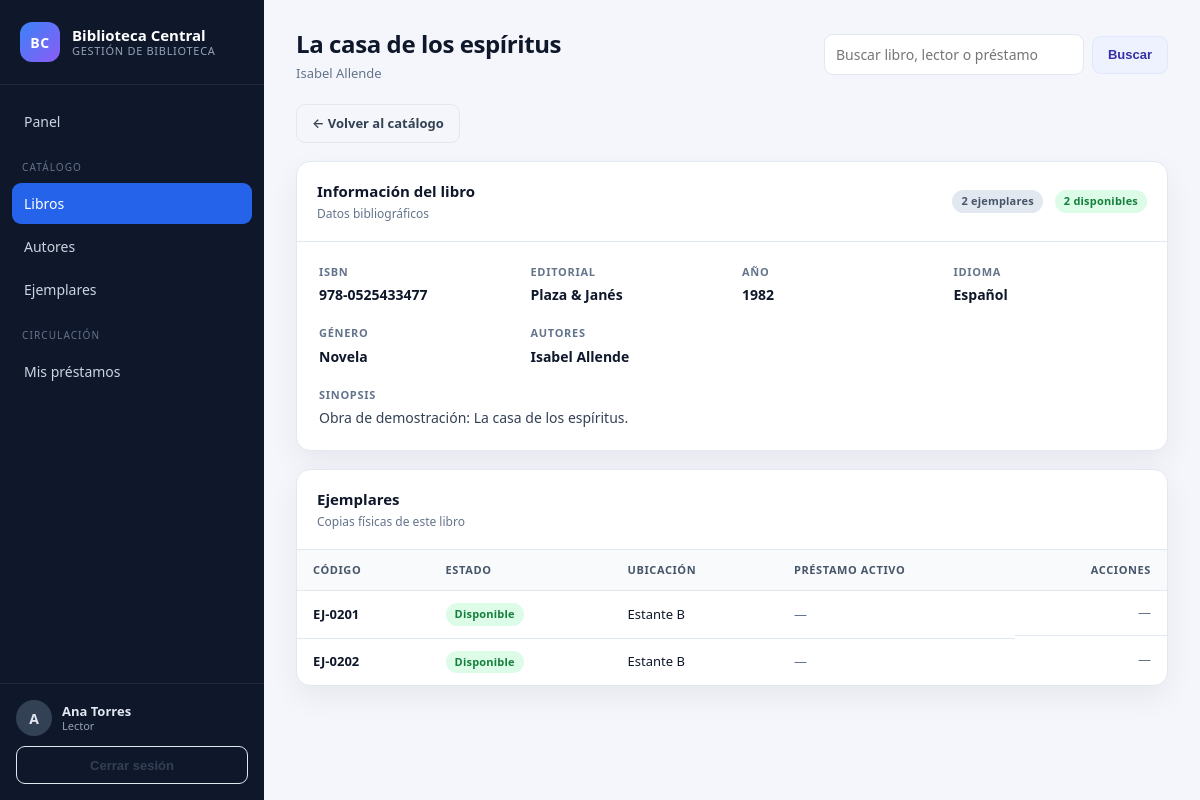
Page /catalogo/libros/2/ (signed in) on the committed database.
### usuarios/models.py (models this page shows, shortened)
class Usuario(AbstractUser):
    class Rol(models.TextChoices):
        ADMINISTRADOR = "ADMINISTRADOR", "Administrador"
        BIBLIOTECARIO = "BIBLIOTECARIO", "Bibliotecario"
        LECTOR = "LECTOR", "Lector"
    rol = models.CharField(
        "Rol",
        max_length=20,
        choices=Rol.choices,
        default=Rol.LECTOR,
    )
    nombre_completo = models.CharField("Nombre completo", max_length=150, blank=True)
    class Meta:
        verbose_name = "Usuario"
        verbose_name_plural = "Usuarios"
        ordering = ["username"]
    @property
    def rol_label(self):
        return self.get_rol_display()
    @property
    def es_administrador(self):
        return self.is_superuser or self.rol == self.Rol.ADMINISTRADOR
    @property
    def es_bibliotecario(self):
        return self.rol == self.Rol.BIBLIOTECARIO
    @property
    def puede_gestionar(self):
        return self.es_administrador or self.es_bibliotecario
    @property
    def inicial(self):
        texto = self.nombre_completo or self.username
        return texto[:1].upper()

### catalogo/models.py (models this page shows, shortened)
class Libro(models.Model):
    class Idioma(models.TextChoices):
        ESPANOL = "ESPANOL", "Español"
        INGLES = "INGLES", "Inglés"
        FRANCES = "FRANCES", "Francés"
        PORTUGUES = "PORTUGUES", "Portugués"
        OTRO = "OTRO", "Otro"
    titulo = models.CharField("Título", max_length=200)
    isbn = models.CharField("ISBN", max_length=20, unique=True)
    editorial = models.CharField("Editorial", max_length=120, blank=True)
    anio_publicacion = models.PositiveSmallIntegerField(
        "Año de publicación",
        null=True,
        blank=True,
    )
    idioma = models.CharField(
        "Idioma",
        max_length=20,
        choices=Idioma.choices,
        default=Idioma.ESPANOL,
    )
    genero = models.CharField("Género", max_length=80, blank=True)
    sinopsis = models.TextField("Sinopsis", blank=True)
    autores = models.ManyToManyField(
        Autor,
        related_name="libros",
        verbose_name="Autores",
    )
    creado = models.DateTimeField("Creado", auto_now_add=True)
    actualizado = models.DateTimeField("Actualizado", auto_now=True)
    class Meta:
        verbose_name = "Libro"
        verbose_name_plural = "Libros"
        ordering = ["titulo"]
    @property
    def autores_texto(self):
        return ", ".join(autor.nombre_completo for autor in self.autores.all())
    @property
    def total_ejemplares(self):
        return self.ejemplares.count()
    @property
    def ejemplares_disponibles(self):
        return self.ejemplares.disponibles().count()

class Autor(models.Model):
    nombres = models.CharField("Nombres", max_length=100)
    apellidos = models.CharField("Apellidos", max_length=100)
    nacionalidad = models.CharField("Nacionalidad", max_length=80, blank=True)
    fecha_nacimiento = models.DateField("Fecha de nacimiento", null=True, blank=True)
    biografia = models.TextField("Biografía", blank=True)
    class Meta:
        verbose_name = "Autor"
        verbose_name_plural = "Autores"
        ordering = ["apellidos", "nombres"]
    @property
    def nombre_completo(self):
        return f"{self.nombres} {self.apellidos}".strip()

class Ejemplar(models.Model):
    class Estado(models.TextChoices):
        DISPONIBLE = "DISPONIBLE", "Disponible"
        PRESTADO = "PRESTADO", "Prestado"
        MANTENIMIENTO = "MANTENIMIENTO", "En mantenimiento"
        BAJA = "BAJA", "Dado de baja"
    libro = models.ForeignKey(
        Libro,
        on_delete=models.CASCADE,
        related_name="ejemplares",
        verbose_name="Libro",
    )
    codigo = models.CharField("Código de ejemplar", max_length=30, unique=True)
    estado = models.CharField(
        "Estado",
        max_length=20,
        choices=Estado.choices,
        default=Estado.DISPONIBLE,
    )
    ubicacion = models.CharField("Ubicación", max_length=120, blank=True)
    fecha_alta = models.DateField("Fecha de alta", default=timezone.localdate)
    observaciones = models.TextField("Observaciones", blank=True)
    objects = EjemplarQuerySet.as_manager()
    class Meta:
        verbose_name = "Ejemplar"
        verbose_name_plural = "Ejemplares"
        ordering = ["libro__titulo", "codigo"]
    @property
    def prestamo_activo(self):
        return self.detalles_prestamo.filter(fecha_devolucion__isnull=True).first()

### catalogo/views.py (the view)
# urls.py: path("libros/<int:pk>/", views.LibroDetailView.as_view(), name="libro_detail"),
class LibroDetailView(LoginRequiredMixin, DetailView):
    model = Libro
    template_name = "catalogo/libro_detail.html"
    context_object_name = "libro"
    def get_queryset(self):
        return Libro.objects.prefetch_related(
            "autores",
            "ejemplares__detalles_prestamo__prestamo__lector",
        )

### catalogo/models.py (called while the page is built)
    def disponibles(self):
        from prestamos.models import DetallePrestamo
        prestados = DetallePrestamo.objects.filter(
            fecha_devolucion__isnull=True
        ).values("ejemplar_id")
        return self.filter(estado=Ejemplar.Estado.DISPONIBLE).exclude(pk__in=prestados)

### core/context_processors.py (called while the page is built)
def globals(request):
    return {
        "APP_NAME": getattr(settings, "APP_NAME", "Biblioteca"),
        "hoy": timezone.localdate(),
    }

### templates/catalogo/libro_detail.html (shortened to what this page needs)
{% extends "base.html" %}
{% block page_title %}{{ libro.titulo }}{% endblock %}
{% block page_subtitle %}{{ libro.autores_texto }}{% endblock %}
{% block content %}
<div class="page-actions">
    <a class="btn btn-ghost" href="{% url 'catalogo:libro_list' %}">← Volver al catálogo</a>
</div>
<section class="card">
    <header class="card-header">
        <div>
            <h2>Información del libro</h2>
            <p class="muted">Datos bibliográficos</p>
        </div>
        <div class="actions">
            <span class="badge badge-muted">{{ libro.total_ejemplares }} ejemplares</span>
            <span class="badge {% if libro.ejemplares_disponibles %}badge-ok{% else %}badge-danger{% endif %}">{{ libro.ejemplares_disponibles }} disponibles</span>
        </div>
    </header>
    <div class="detail-grid">
        <div>
            <span class="stat-label">ISBN</span>
            <p>{{ libro.isbn }}</p>
        </div>
        <div>
            <span class="stat-label">Editorial</span>
            <p>{{ libro.editorial|default:"—" }}</p>
        </div>
        <div>
            <span class="stat-label">Año</span>
            <p>{{ libro.anio_publicacion|default:"—" }}</p>
        </div>
        <div>
            <span class="stat-label">Idioma</span>
            <p>{{ libro.get_idioma_display }}</p>
        </div>
        <div>
            <span class="stat-label">Género</span>
            <p>{{ libro.genero|default:"—" }}</p>
        </div>
        <div>
            <span class="stat-label">Autores</span>
            <p>{{ libro.autores_texto|default:"—" }}</p>
        </div>
        <div class="full">
            <span class="stat-label">Sinopsis</span>
            <p class="sinopsis">{{ libro.sinopsis|default:"Sin sinopsis registrada."|linebreaksbr }}</p>
        </div>
    </div>
</section>
<section class="card">
    <header class="card-header">
        <div>
            <h2>Ejemplares</h2>
            <p class="muted">Copias físicas de este libro</p>
        </div>
    </header>
    {% if libro.ejemplares.exists %}
    <div class="table-wrap">
        <table>
            <thead>
                <tr>
                    <th>Código</th>
                    <th>Estado</th>
                    <th>Ubicación</th>
                    <th>Préstamo activo</th>
                    <th class="right">Acciones</th>
                </tr>
            </thead>
            <tbody>
                {% for ejemplar in libro.ejemplares.all %}
                <tr>
                    <td><strong>{{ ejemplar.codigo }}</strong></td>
                    <td>
                        <span class="badge {% if ejemplar.estado == 'DISPONIBLE' %}badge-ok{% elif ejemplar.estado == 'PRESTADO' %}badge-warning{% elif ejemplar.estado == 'BAJA' %}badge-danger{% else %}badge-muted{% endif %}">
                            {{ ejemplar.get_estado_display }}
                        </span>
                    </td>
                    <td>{{ ejemplar.ubicacion|default:"—" }}</td>
                    <td>
                        {% with activo=ejemplar.prestamo_activo %}
                        {% if activo %}
                            {% if user.puede_gestionar %}
                            <a class="link" href="{% url 'prestamos:detail' activo.prestamo_id %}">{{ activo.prestamo.codigo }} · {{ activo.prestamo.lector.nombre_completo }}</a>
                            {% else %}
                            <span class="muted">No disponible</span>
                            {% endif %}
                        {% else %}
                        <span class="muted">—</span>
                        {% endif %}
                        {% endwith %}
                    </td>
                    <td class="actions">
                        {% if user.puede_gestionar %}
                        <a class="link" href="{% url 'catalogo:ejemplar_update' ejemplar.pk %}">Editar</a>
                        <form method="post" action="{% url 'catalogo:ejemplar_delete' ejemplar.pk %}" data-confirm="¿Eliminar el ejemplar {{ ejemplar.codigo }}?">
                            {% csrf_token %}
                            <button class="link danger" type="submit">Eliminar</button>
                        </form>
                        {% else %}
                        <span class="muted">—</span>
                        {% endif %}
                    </td>
                </tr>
                {% endfor %}
            </tbody>
        </table>
    </div>
    {% else %}
    <div class="empty-state"><p>Este libro no tiene ejemplares registrados.</p></div>
    {% endif %}
</section>
{% endblock %}

### templates/base.html (shortened to what this page needs)
{% load static %}
<!doctype html>
<html lang="es">
<head>
    <link rel="stylesheet" href="{% static 'css/styles.css' %}">
</head>
<body>
{% with url_name=request.resolver_match.url_name app_name=request.resolver_match.app_name %}
<div class="app-shell {% if user.is_authenticated %}app-auth{% else %}app-public{% endif %}">
    {% if user.is_authenticated %}
    <aside class="sidebar" id="sidebar">
        <a class="brand" href="{% url 'core:dashboard' %}">
            <span class="brand-mark">BC</span>
            <span class="brand-text">
                <strong>{{ APP_NAME }}</strong>
                <small>Gestión de biblioteca</small>
            </span>
        </a>
        <nav class="nav">
            <a class="nav-link {% if url_name == 'dashboard' %}active{% endif %}" href="{% url 'core:dashboard' %}">Panel</a>
            <span class="nav-title">Catálogo</span>
            <a class="nav-link {% if url_name == 'libro_list' or url_name == 'libro_detail' %}active{% endif %}" href="{% url 'catalogo:libro_list' %}">Libros</a>
            <a class="nav-link {% if url_name == 'autor_list' %}active{% endif %}" href="{% url 'catalogo:autor_list' %}">Autores</a>
            <a class="nav-link {% if url_name == 'ejemplar_list' %}active{% endif %}" href="{% url 'catalogo:ejemplar_list' %}">Ejemplares</a>
            <span class="nav-title">Circulación</span>
            {% if user.puede_gestionar %}
            <a class="nav-link {% if app_name == 'prestamos' %}active{% endif %}" href="{% url 'prestamos:list' %}">Préstamos</a>
            <a class="nav-link {% if app_name == 'lectores' %}active{% endif %}" href="{% url 'lectores:list' %}">Lectores</a>
            {% else %}
            <a class="nav-link {% if app_name == 'prestamos' %}active{% endif %}" href="{% url 'prestamos:list' %}">Mis préstamos</a>
            {% endif %}
        </nav>
        <div class="sidebar-footer">
            <div class="user-chip">
                <span class="avatar">{{ user.inicial }}</span>
                <span>
                    <strong>{{ user.nombre_completo }}</strong>
                    <small>{{ user.rol_label }}</small>
                </span>
            </div>
            <form method="post" action="{% url 'usuarios:logout' %}">
                <button class="btn btn-ghost btn-block" type="submit">Cerrar sesión</button>
            </form>
        </div>
    </aside>
    {% endif %}
    <main class="{% if user.is_authenticated %}main{% else %}public-main{% endif %}">
        {% if user.is_authenticated %}
        <header class="topbar">
            <div class="topbar-titles">
                <h1>{% block page_title %}{% endblock %}</h1>
                <p class="muted">{% block page_subtitle %}{% endblock %}</p>
            </div>
            <form class="topbar-search" method="get" action="{% url 'core:buscar' %}">
                <input type="search" name="q" value="{{ request.GET.q|default:'' }}" placeholder="Buscar libro, lector o préstamo">
                <button class="btn btn-secondary" type="submit">Buscar</button>
            </form>
        </header>
        {% endif %}
        <section class="content">
            {% block content %}{% endblock %}
        </section>
    </main>
</div>
{% endwith %}
</body>
</html>

### rows in the picture
Usuario: inicial "A", nombre_completo "Ana Torres", rol_label "Lector"
Libro: titulo "La casa de los espíritus", autores_texto "Isabel Allende", total_ejemplares "2", ejemplares_disponibles "2", isbn "978-0525433477", editorial "Plaza & Janés", anio_publicacion "1982", idioma "Español", genero "Novela", sinopsis "Obra de demostración: La casa de los espíritus."
Ejemplar: codigo "EJ-0201", estado "Disponible", ubicacion "Estante B"
Ejemplar: codigo "EJ-0202", estado "Disponible", ubicacion "Estante B"

### other values in the picture
{{ APP_NAME }} "Biblioteca Central"
